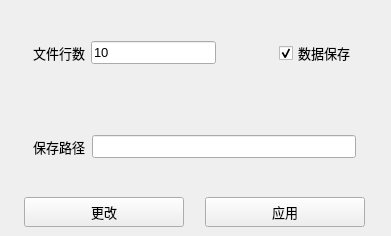
<?xml version="1.0" encoding="UTF-8"?>
<ui version="4.0">
 <class>saveDataMainWindow</class>
 <widget class="QMainWindow" name="saveDataMainWindow">
  <property name="geometry">
   <rect>
    <x>0</x>
    <y>0</y>
    <width>391</width>
    <height>236</height>
   </rect>
  </property>
  <property name="windowTitle">
   <string>MainWindow</string>
  </property>
  <widget class="QWidget" name="centralwidget">
   <layout class="QGridLayout" name="gridLayout_3">
    <item row="0" column="0" colspan="2">
     <widget class="QWidget" name="widget" native="true">
      <property name="font">
       <font>
        <pointsize>10</pointsize>
       </font>
      </property>
      <layout class="QGridLayout" name="gridLayout">
       <item row="0" column="0">
        <widget class="QLabel" name="label">
         <property name="font">
          <font>
           <family>Arial</family>
           <pointsize>10</pointsize>
          </font>
         </property>
         <property name="text">
          <string>文件行数</string>
         </property>
        </widget>
       </item>
       <item row="0" column="1">
        <widget class="QLineEdit" name="lineEdit">
         <property name="font">
          <font>
           <pointsize>10</pointsize>
          </font>
         </property>
         <property name="text">
          <string>10</string>
         </property>
         <property name="maxLength">
          <number>4</number>
         </property>
         <property name="cursorMoveStyle">
          <enum>Qt::LogicalMoveStyle</enum>
         </property>
        </widget>
       </item>
       <item row="0" column="2">
        <spacer name="horizontalSpacer">
         <property name="font">
          <font>
           <pointsize>10</pointsize>
          </font>
         </property>
         <property name="orientation">
          <enum>Qt::Horizontal</enum>
         </property>
         <property name="sizeHint" stdset="0">
          <size>
           <width>40</width>
           <height>20</height>
          </size>
         </property>
        </spacer>
       </item>
       <item row="0" column="3">
        <widget class="QCheckBox" name="checkBox">
         <property name="font">
          <font>
           <family>Arial</family>
           <pointsize>10</pointsize>
          </font>
         </property>
         <property name="text">
          <string>数据保存</string>
         </property>
         <property name="checked">
          <bool>true</bool>
         </property>
        </widget>
       </item>
      </layout>
     </widget>
    </item>
    <item row="2" column="0">
     <widget class="QPushButton" name="pushButton">
      <property name="minimumSize">
       <size>
        <width>160</width>
        <height>30</height>
       </size>
      </property>
      <property name="maximumSize">
       <size>
        <width>160</width>
        <height>30</height>
       </size>
      </property>
      <property name="font">
       <font>
        <family>Arial</family>
        <pointsize>10</pointsize>
       </font>
      </property>
      <property name="text">
       <string>更改</string>
      </property>
     </widget>
    </item>
    <item row="1" column="0" colspan="2">
     <widget class="QWidget" name="widget_2" native="true">
      <property name="font">
       <font>
        <pointsize>10</pointsize>
       </font>
      </property>
      <layout class="QGridLayout" name="gridLayout_2">
       <item row="0" column="0">
        <widget class="QLabel" name="label_2">
         <property name="font">
          <font>
           <family>Arial</family>
           <pointsize>10</pointsize>
          </font>
         </property>
         <property name="text">
          <string>保存路径</string>
         </property>
        </widget>
       </item>
       <item row="0" column="1">
        <widget class="QLineEdit" name="lineEdit_2">
         <property name="font">
          <font>
           <pointsize>10</pointsize>
          </font>
         </property>
         <property name="text">
          <string/>
         </property>
         <property name="cursorMoveStyle">
          <enum>Qt::LogicalMoveStyle</enum>
         </property>
        </widget>
       </item>
      </layout>
     </widget>
    </item>
    <item row="2" column="1">
     <widget class="QPushButton" name="pushButton_2">
      <property name="minimumSize">
       <size>
        <width>160</width>
        <height>30</height>
       </size>
      </property>
      <property name="maximumSize">
       <size>
        <width>160</width>
        <height>30</height>
       </size>
      </property>
      <property name="font">
       <font>
        <family>Arial</family>
        <pointsize>10</pointsize>
       </font>
      </property>
      <property name="text">
       <string>应用</string>
      </property>
     </widget>
    </item>
   </layout>
  </widget>
  <widget class="QMenuBar" name="menubar">
   <property name="geometry">
    <rect>
     <x>0</x>
     <y>0</y>
     <width>391</width>
     <height>21</height>
    </rect>
   </property>
  </widget>
 </widget>
 <resources/>
 <connections/>
</ui>
